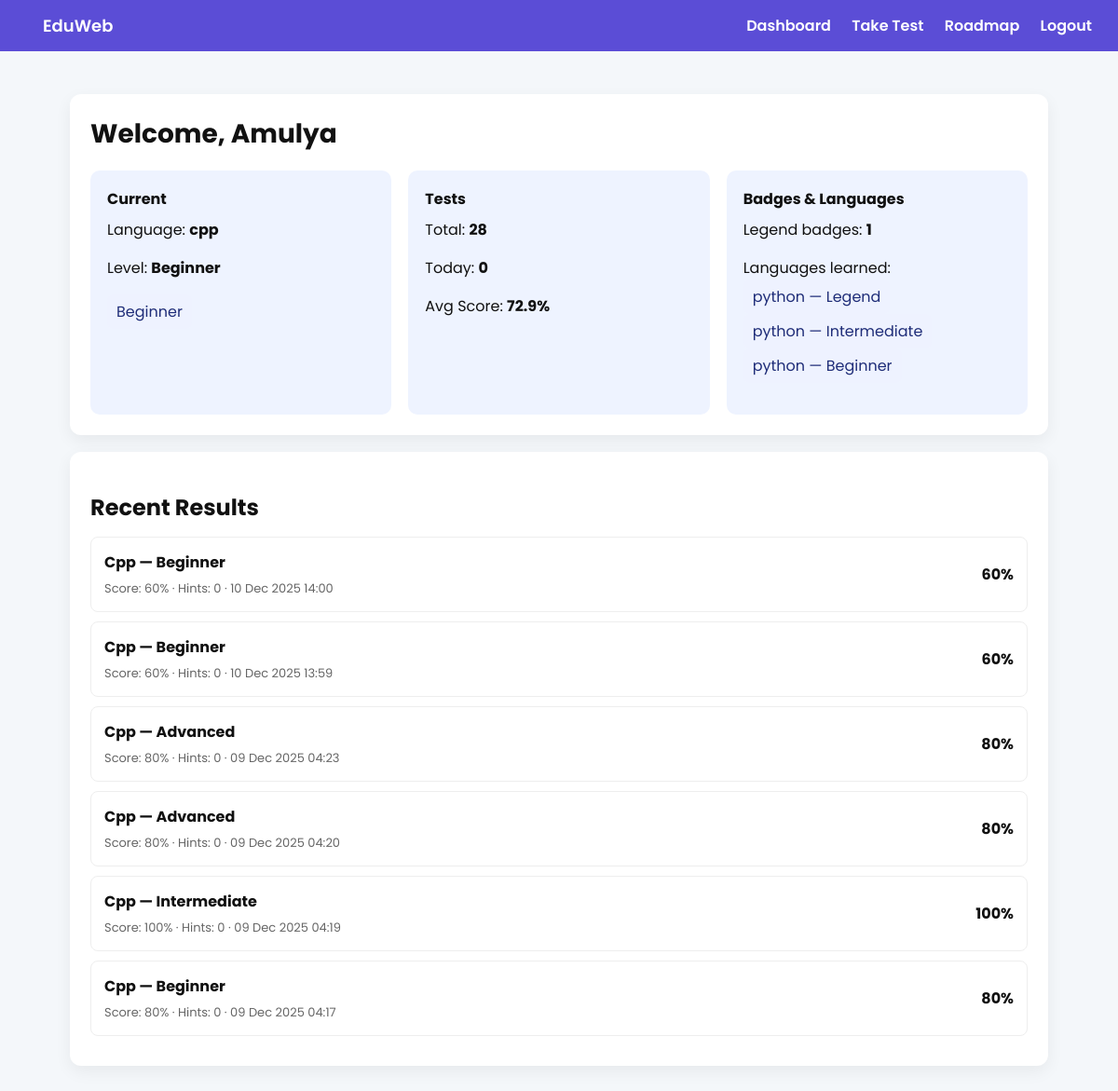
Before: /dashboard/ (signed in) with the older database file.
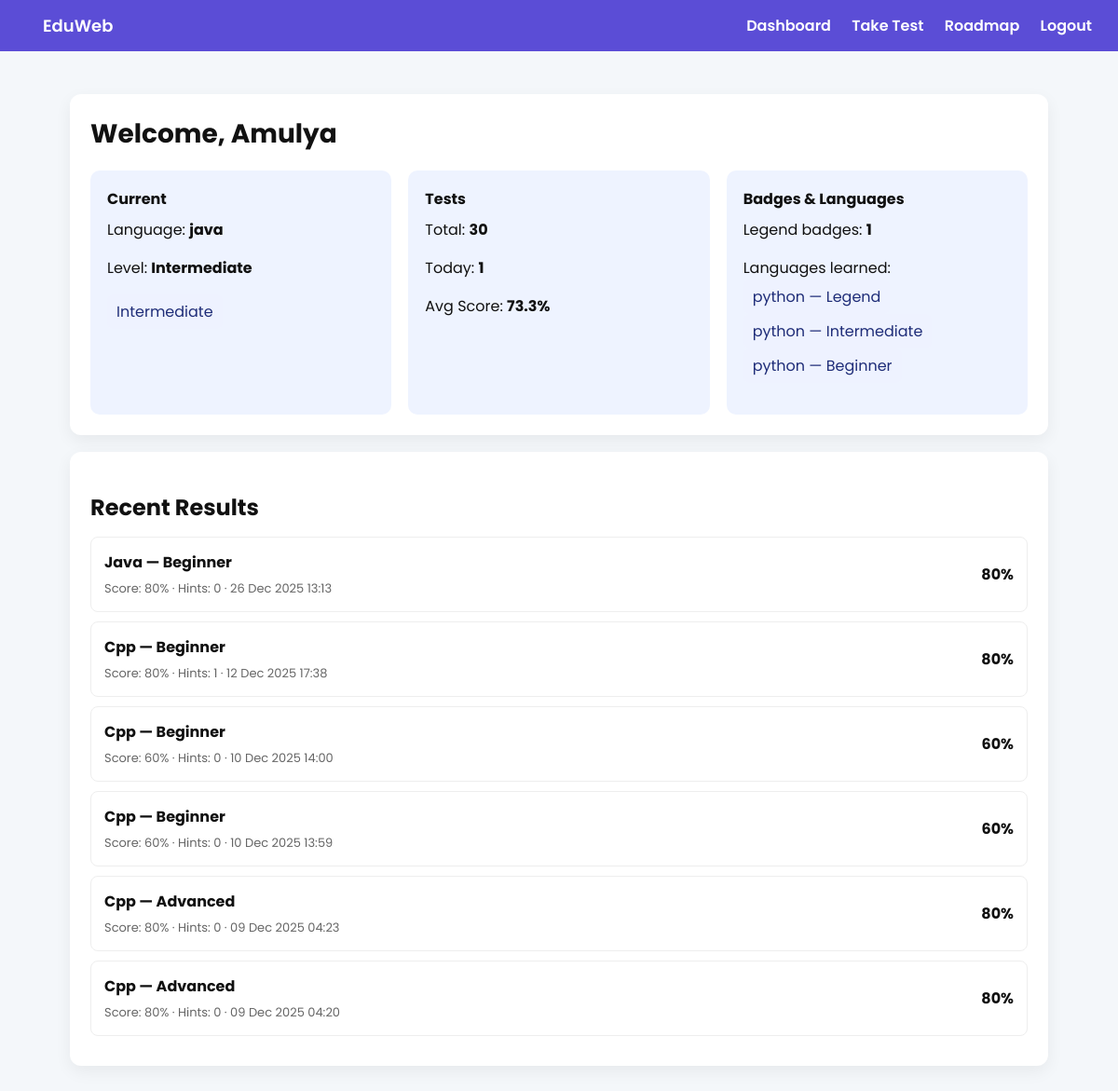
After: the same page with the newer database file.
### users/models.py (models this page shows, shortened)
class UserPath(models.Model):
    user = models.OneToOneField(User, on_delete=models.CASCADE, related_name="path")
    current_language = models.CharField(max_length=32, default=default_lang)
    current_level = models.CharField(max_length=16, default=default_level)
    badge_languages = models.JSONField(default=list, blank=True)
    updated_at = models.DateTimeField(auto_now=True)
    legend_badges = models.IntegerField(default=0)
    tests_taken_today = models.IntegerField(default=0)
    last_test_date = models.DateField(null=True, blank=True)

class UserBadge(models.Model):
    user = models.ForeignKey(User, on_delete=models.CASCADE)
    language = models.CharField(max_length=50)
    level = models.CharField(max_length=50)  # Beginner / Intermediate / Advanced / Legend
    awarded_at = models.DateTimeField(auto_now_add=True)
    class Meta:
        unique_together = ("user", "language", "level")  # prevents duplicates

class TestResult(models.Model):
    user = models.ForeignKey(User, on_delete=models.CASCADE)
    language = models.CharField(max_length=32)
    difficulty = models.CharField(max_length=16)   # Beginner/Intermediate/Advanced
    score = models.IntegerField()
    hints_used = models.IntegerField(default=0)
    time_elapsed = models.IntegerField(default=0)  # seconds
    created_at = models.DateTimeField(auto_now_add=True)

### users/views.py (the view)
# urls.py: path('dashboard/', views.dashboard_view, name='dashboard'),
@login_required(login_url="login")
@cache_control(no_cache=True, must_revalidate=True, no_store=True)
def dashboard_view(request):
    user = request.user
    path, _ = UserPath.objects.get_or_create(user=user)
    profile, _ = Profile.objects.get_or_create(user=user)
    tests_total = TestResult.objects.filter(user=user).count()
    avg_score_q = TestResult.objects.filter(user=user).aggregate(avg=Avg("score"))
    avg_score = round((avg_score_q["avg"] or 0.0), 1)
    today = timezone.localdate()
    tests_today = TestResult.objects.filter(
        user=user, created_at__date=today
    ).count()
    badges = UserBadge.objects.filter(user=user).order_by("-awarded_at")
    legend_badges = badges.filter(level__iexact="Legend").count()
    learned = [{"language": b.language, "level": b.level} for b in badges]
    has_legend_for_current = UserBadge.objects.filter(
        user=user, language=path.current_language, level__iexact="Legend"
    ).exists()
    recent = TestResult.objects.filter(user=user).order_by("-created_at")[:6]
    context = {
        "current_language": path.current_language,
        "current_level": path.current_level,
        "tests_total": tests_total,
        "tests_today": tests_today,
        "avg_score": avg_score,
        "legend_badges": legend_badges,
        "learned_languages": learned,
        "recent_results": recent,
        "has_legend_for_current": has_legend_for_current,
        "profile": profile,
        "path": path,
    }
    return render(request, "users/dashboard.html", context)

### users/templates/users/dashboard.html (shortened to what this page needs)
{% load static %}
<!DOCTYPE html>
<html lang="en">
<head>
</head>
<body>
  <header class="nav">
    <div style="font-weight:700;font-size:18px">
      <a href="{% url 'home' %}" style="color:#fff; text-decoration:none;">
      EduWeb
    </a>
    </div>
    <div>
      <a href="{% url 'dashboard' %}">Dashboard</a>
      <a href="{% url 'take_test' %}">Take Test</a>
      <a href="{% url 'roadmap_form' %}">Roadmap</a>
      <a href="{% url 'logout' %}">Logout</a>
    </div>
  </header>
  <main class="container">
    <div class="card">
      <h1>Welcome, {{ request.user.username|default:"Learner" }}</h1>
      <div class="grid">
        <div class="small">
          <strong>Current</strong>
          <p style="margin-top:8px">Language: <b>{{ current_language }}</b></p>
          <p>Level: <b>{{ current_level }}</b></p>
          {% if has_legend_for_current %}
            <p style="margin-top:8px"><span class="tag">Beginner</span><span class="tag">Intermediate</span><span class="tag">Legend</span></p>
          {% else %}
            <p style="margin-top:8px"><span class="tag">{{ current_level }}</span></p>
          {% endif %}
        </div>
        <div class="small">
          <strong>Tests</strong>
          <p style="margin-top:8px">Total: <b>{{ tests_total }}</b></p>
          <p>Today: <b>{{ tests_today }}</b></p>
          <p>Avg Score: <b>{{ avg_score }}%</b></p>
        </div>
        <div class="small">
          <strong>Badges & Languages</strong>
          <p style="margin-top:8px">Legend badges: <b>{{ legend_badges }}</b></p>
          <p style="margin-top:6px">Languages learned:
            {% if learned_languages %}
              {% for item in learned_languages %}
                 <span class="tag">{{ item.language }} — {{ item.level }}</span>
              {% endfor %}
            {% else %}
              <span style="color:#666">— none yet</span>
            {% endif %}
          </p>
        </div>
      </div>
    </div>
    <div class="card">
      <h2 style="margin-bottom:12px">Recent Results</h2>
      <div class="recent">
        {% if recent_results %}
          {% for r in recent_results %}
            <div class="item">
              <div>
                <div style="font-weight:700">{{ r.language|capfirst }} — {{ r.difficulty }}</div>
                <div style="color:#666;font-size:13px;margin-top:6px">Score: {{ r.score }}% · Hints: {{ r.hints_used }} · {{ r.created_at|date:"d M Y H:i" }}</div>
              </div>
              <div style="font-weight:700">{{ r.score }}%</div>
            </div>
          {% endfor %}
        {% else %}
          <p>No recent results yet.</p>
        {% endif %}
      </div>
    </div>
  </main>
</body>
</html>

### users/templates/users/dashboard.html (style rules this page uses)
body { font-family:Poppins,system-ui,Arial; background:#f4f7fa; color:#111; margin:0 }
.nav { background:#5b4dd6;color:#fff;padding:14px 28px;display:flex;justify-content:space-between;align-items:center }
.nav a { color:#fff;text-decoration:none;margin-left:18px;font-weight:600 }
.container { max-width:1050px;margin:26px auto;padding:20px }
.card { background:#fff;border-radius:12px;padding:22px;box-shadow:0 6px 18px rgba(0,0,0,0.06);margin-bottom:18px }
.grid { display:grid;grid-template-columns:1fr 1fr 1fr;gap:18px }
.small { background:#eef3ff;padding:18px;border-radius:10px }
h1 { margin:0 0 18px 0;font-size:28px }
.recent { margin-top:14px }
.item { display:flex;justify-content:space-between;align-items:center;padding:14px;border-radius:8px;border:1px solid #eee;margin-bottom:10px;background:#fff }
.tag { display:inline-block;background:#eef2ff;padding:6px 10px;border-radius:8px;color:#1f2d78;margin-right:8px }

Changed rows visible on the page:
no longer on this page (row unchanged): TestResult: language "Cpp", difficulty "Intermediate", score "100", hints_used "0", created_at "09 Dec 2025 04:19"
no longer on this page (row unchanged): TestResult: language "Cpp", difficulty "Beginner", score "80", hints_used "0", created_at "09 Dec 2025 04:17"
changed UserPath: current_language "cpp" → "java"; current_level "Beginner" → "Intermediate"
added TestResult: language "Java", difficulty "Beginner", score "80", hints_used "0", created_at "26 Dec 2025 13:13"
added TestResult: language "Cpp", difficulty "Beginner", score "80", hints_used "1", created_at "12 Dec 2025 17:38"
Other visible differences:
{{ tests_total }}: "28" → "30"
{{ tests_today }}: "0" → "1"
{{ avg_score }}: "72.9" → "73.3"
